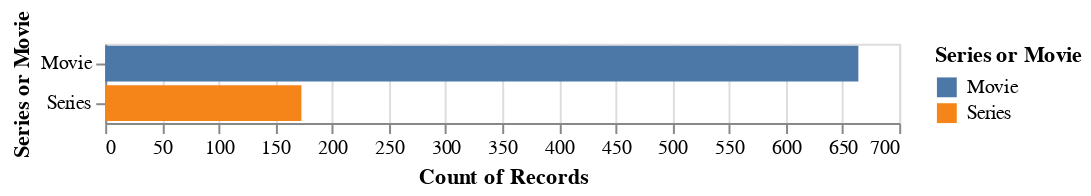

The notebook cell saved with this chart:
### Code cell
import altair as alt
alt.Chart(spanish).mark_bar().encode(
  x='count(Series or Movie)',
  y='Series or Movie',
  color='Series or Movie'
)

### Figure 1 — Vega-Lite specification as saved in the notebook (floating-point values rounded to 4 significant figures; data arrays with more than 128 entries replaced by an {"elided": "..."} marker saying what was removed)
{"config": {"view": {"continuousWidth": 400, "continuousHeight": 300}}, "data": {"name": "data-673546982e044a42b87f83ae963b5fc4"}, "mark": "bar", "encoding": {"color": {"field": "Series or Movie", "type": "nominal"}, "x": {"aggregate": "count", "field": "Series or Movie", "type": "nominal"}, "y": {"field": "Series or Movie", "type": "nominal"}}, "$schema": "https://vega.github.io/schema/vega-lite/v4.17.0.json", "datasets": {"data-673546982e044a42b87f83ae963b5fc4": {"elided": "837 records"}}}
